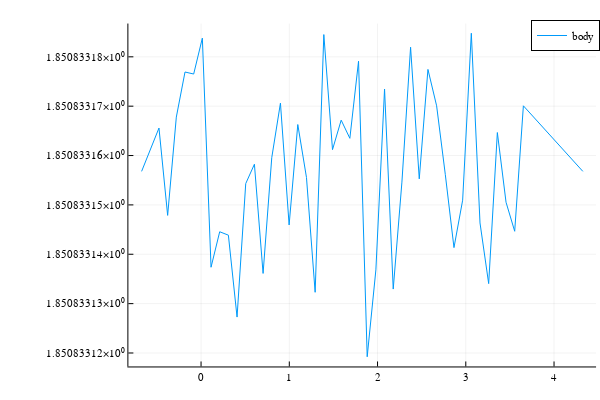
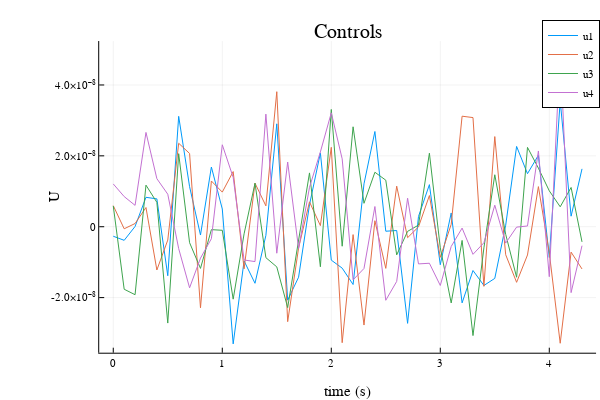

The code cell stored with these charts, in order, in its notebook:
### Code cell
# dynamics parameters 
model = (m1 = 1,  m2 = 1,  m3 = 1,  m4 = 1,  m5 = 1,  m6 = 1,
            l12 = 1, l23 = 1, l34 = 1, l45 = 1, l36 = 1, g = 9.81)

# problem size 
nx = 14 
nu = 4 
tf = 4.4 
dt = 0.1
t_vec = 0:dt:tf 
N = length(t_vec)

# initial and goal states
# determine the fixed joint angles
theta_offset = 20 # determines, how spread out we want the legs

q1 = 280 * (π/180)
q2 = 300 * (π/180)
q3 = 90 * (π/180)
q4 = 250 * (π/180)
q5 = 220 * (π/180)

x0 = - model.l23 * cos(q2) - model.l12 * cos(q1)
y0 = - model.l23 * sin(q2) - model.l12 * sin(q1)

dx0 = dy0 = dq1 = dq2 = dq3 = dq4 = dq5 = 0

# #determine the fixed x and y positions

xic = [ x0;  y0;  q1;  q2;  q3;  q4;  q5; 
        dx0; dy0; dq1; dq2; dq3; dq4; dq5]
dx = 5 # suppose our goal is to move like 5 meters forward
xg = [x0 + dx;  y0;  q1;  q2;  q3;  q4;  q5; 
            dx0; dy0; dq1; dq2; dq3; dq4; dq5]

# index sets 
M1 = vcat([ (i-1)*10      .+ (1:5)   for i = 1:5]...)
M2 = vcat([((i-1)*10 + 5) .+ (1:5)   for i = 1:4]...)
J1 = [5,15,25,35]
J2 = [10,20,30,40]

# reference trajectory 
Xref, Uref = reference_trajectory(model, xic, xg, dt, N, M1, dx, tf)

# animate_walker(Xref, model)

# LQR cost function (tracking Xref, Uref)
# Q = diagm([1; 10; fill(1.0, 5); 1; 10; fill(1.0, 5)]);
# TODO: change this ↓ to maximize cg position along trajectory
Q = diagm(fill(1.0,14))
R = diagm(fill(1e-3,4))
Qf = 1*Q;

# create indexing utilities 
idx = create_idx(nx,nu,N)

# put everything useful in params 
params = (
    model = model, 
    nx = nx,
    nu = nu,
    tf = tf, 
    dt = dt, 
    t_vec = t_vec,
    N = N, 
    M1 = M1, 
    M2 = M2,
    J1 = J1, 
    J2 = J2,
    xic = xic, 
    xg = xg,
    idx = idx,
    Q = Q, R = R, Qf = Qf,
    Xref = Xref, 
    Uref = Uref
)

# TODO: primal bounds (constraint 11)
x_l = -Inf*ones(idx.nz)
x_u =  Inf*ones(idx.nz)

# for i = 1:N
#     x_l[idx.x[i][[2]]] .= 0 
# end

# TODO: inequality constraint bounds
c_l = -Inf*ones(6*N)
c_u = Inf*ones(6*N)

# TODO: initial guess, initialize z0 with the reference Xref, Uref 
z0 = zeros(idx.nz)

for i = 1:N 
    z0[idx.x[i]] = 1*Xref[i]
end
for i = 1:N-1 
    z0[idx.u[i]] = 1*Uref[i]
end

# adding a little noise to the initial guess is a good idea 
z0 = z0 + (1e-3)*randn(idx.nz)

diff_type = :auto 

Z = fmincon(walker_cost,walker_equality_constraint,walker_inequality_constraint,
            x_l,x_u,c_l,c_u,z0,params, diff_type;
            tol = 1e-6, c_tol = 1e-6, max_iters = 10_000, verbose = true)

# pull the X and U solutions out of Z 
X = [Z[idx.x[i]] for i = 1:N]
U = [Z[idx.u[i]] for i = 1:(N-1)]

# ------------plotting--------------
Xm = hcat(X...)
Um = hcat(U...)


animate_walker(X, model)

display(plot(Xm[1,:],Xm[2,:], label = "body"))
display(plot(t_vec[1:end-1], Um',xlabel = "time (s)", ylabel = "U",
                label = ["u1" "u2" "u3" "u4"], title = "Controls"))

### Figure 1 — Plotly figure (JSON) as saved in the notebook; plotly's stock layout.template omitted (floating-point values rounded to 4 significant figures)
{"data": [{"colorbar": {"len": 0.9525, "title": "", "x": 0.9934, "y": 0.5139}, "legendgroup": "body", "line": {"color": "rgba(0, 154, 250, 1.000)", "dash": "solid", "shape": "linear", "width": 1}, "mode": "lines", "name": "body", "showlegend": true, "type": "scatter", "x": [-0.6736, -0.477, -0.3787, -0.2803, -0.182, -0.08369, 0.01464, 0.113, 0.2113, 0.3096, 0.4079, 0.5063, 0.6046, 0.7029, 0.8012, 0.8996, 0.9979, 1.096, 1.195, 1.293, 1.391, 1.49, 1.588, 1.686, 1.785, 1.883, 1.981, 2.079, 2.178, 2.276, 2.374, 2.473, 2.571, 2.669, 2.768, 2.866, 2.964, 3.063, 3.161, 3.259, 3.358, 3.456, 3.554, 3.653, 4.326], "xaxis": "x", "y": [1.851, 1.851, 1.851, 1.851, 1.851, 1.851, 1.851, 1.851, 1.851, 1.851, 1.851, 1.851, 1.851, 1.851, 1.851, 1.851, 1.851, 1.851, 1.851, 1.851, 1.851, 1.851, 1.851, 1.851, 1.851, 1.851, 1.851, 1.851, 1.851, 1.851, 1.851, 1.851, 1.851, 1.851, 1.851, 1.851, 1.851, 1.851, 1.851, 1.851, 1.851, 1.851, 1.851, 1.851, 1.851], "yaxis": "y"}], "layout": {"annotations": [], "height": 400, "legend": {"bgcolor": "rgba(255, 255, 255, 1.000)", "bordercolor": "rgba(0, 0, 0, 1.000)", "borderwidth": 1, "font": {"color": "rgba(0, 0, 0, 1.000)", "family": "sans-serif", "size": 11}, "title": {"font": {"color": "rgba(0, 0, 0, 1.000)", "family": "sans-serif", "size": 15}, "text": ""}, "tracegroupgap": 0, "traceorder": "normal", "x": 1, "xanchor": "auto", "y": 1, "yanchor": "auto"}, "margin": {"b": 20, "l": 0, "r": 0, "t": 20}, "paper_bgcolor": "rgba(255, 255, 255, 1.000)", "plot_bgcolor": "rgba(255, 255, 255, 1.000)", "showlegend": true, "width": 600, "xaxis": {"anchor": "y", "domain": [0.214, 0.9934], "gridcolor": "rgba(0, 0, 0, 0.100)", "gridwidth": 0.5, "linecolor": "rgba(0, 0, 0, 1.000)", "mirror": false, "range": [-0.8236, 4.476], "showgrid": true, "showline": true, "showticklabels": true, "tickangle": 0, "tickcolor": "rgb(0, 0, 0)", "tickfont": {"color": "rgba(0, 0, 0, 1.000)", "family": "sans-serif", "size": 11}, "tickmode": "array", "ticks": "inside", "ticktext": ["0", "1", "2", "3", "4"], "tickvals": [0, 1, 2, 3, 4], "title": "", "titlefont": {"color": "rgba(0, 0, 0, 1.000)", "family": "sans-serif", "size": 15}, "type": "-", "visible": true, "zeroline": false, "zerolinecolor": "rgba(0, 0, 0, 1.000)"}, "yaxis": {"anchor": "x", "domain": [0.03762, 0.9902], "gridcolor": "rgba(0, 0, 0, 0.100)", "gridwidth": 0.5, "linecolor": "rgba(0, 0, 0, 1.000)", "mirror": false, "range": [1.851, 1.851], "showgrid": true, "showline": true, "showticklabels": true, "tickangle": 0, "tickcolor": "rgb(0, 0, 0)", "tickfont": {"color": "rgba(0, 0, 0, 1.000)", "family": "sans-serif", "size": 11}, "tickmode": "array", "ticks": "inside", "ticktext": ["1.85083312×10⁰", "1.85083313×10⁰", "1.85083314×10⁰", "1.85083315×10⁰", "1.85083316×10⁰", "1.85083317×10⁰", "1.85083318×10⁰"], "tickvals": [1.851, 1.851, 1.851, 1.851, 1.851, 1.851, 1.851], "title": "", "titlefont": {"color": "rgba(0, 0, 0, 1.000)", "family": "sans-serif", "size": 15}, "type": "-", "visible": true, "zeroline": false, "zerolinecolor": "rgba(0, 0, 0, 1.000)"}}}

### Figure 2 — Plotly figure (JSON) as saved in the notebook; plotly's stock layout.template omitted (floating-point values rounded to 4 significant figures)
{"data": [{"colorbar": {"len": 0.8657, "title": "", "x": 0.9934, "y": 0.5087}, "legendgroup": "u1", "line": {"color": "rgba(0, 154, 250, 1.000)", "dash": "solid", "shape": "linear", "width": 1}, "mode": "lines", "name": "u1", "showlegend": true, "type": "scatter", "x": [0, 0.1, 0.2, 0.3, 0.4, 0.5, 0.6, 0.7, 0.8, 0.9, 1, 1.1, 1.2, 1.3, 1.4, 1.5, 1.6, 1.7, 1.8, 1.9, 2, 2.1, 2.2, 2.3, 2.4, 2.5, 2.6, 2.7, 2.8, 2.9, 3, 3.1, 3.2, 3.3, 3.4, 3.5, 3.6, 3.7, 3.8, 3.9, 4, 4.1, 4.2, 4.3], "xaxis": "x", "y": [-2.686e-09, -3.836e-09, 7.088e-11, 8.298e-09, 7.858e-09, -1.383e-08, 3.115e-08, 1.13e-08, -2.343e-09, 1.685e-08, 4.997e-09, -3.306e-08, -9.651e-09, -1.596e-08, -2.448e-09, 2.904e-08, -2.071e-08, -1.424e-08, 6.183e-09, 2.082e-08, -9.427e-09, -1.169e-08, -1.63e-08, 1.21e-08, 2.687e-08, -1.27e-09, -1.071e-09, -2.727e-08, 2.891e-09, 1.188e-08, -1.072e-08, 3.876e-09, -2.149e-08, -1.235e-08, -1.658e-08, -1.458e-08, 4.283e-10, 2.266e-08, 1.497e-08, 2.017e-08, -8.678e-09, 3.548e-08, 2.974e-09, 1.632e-08], "yaxis": "y"}, {"colorbar": {"len": 0.8657, "title": "", "x": 0.9934, "y": 0.5087}, "legendgroup": "u2", "line": {"color": "rgba(227, 111, 71, 1.000)", "dash": "solid", "shape": "linear", "width": 1}, "mode": "lines", "name": "u2", "showlegend": true, "type": "scatter", "x": [0, 0.1, 0.2, 0.3, 0.4, 0.5, 0.6, 0.7, 0.8, 0.9, 1, 1.1, 1.2, 1.3, 1.4, 1.5, 1.6, 1.7, 1.8, 1.9, 2, 2.1, 2.2, 2.3, 2.4, 2.5, 2.6, 2.7, 2.8, 2.9, 3, 3.1, 3.2, 3.3, 3.4, 3.5, 3.6, 3.7, 3.8, 3.9, 4, 4.1, 4.2, 4.3], "xaxis": "x", "y": [5.945e-09, -5.831e-10, 9.041e-10, 5.414e-09, -1.221e-08, -3.766e-09, 2.355e-08, 2.067e-08, -2.288e-08, 1.29e-08, 9.77e-09, 1.556e-08, -1.189e-08, 1.23e-08, 5.888e-09, 3.81e-08, -2.679e-08, -5.996e-09, 7.022e-09, 3.081e-10, 2.241e-08, -3.272e-08, -2.224e-09, -2.774e-08, 1.702e-09, -1.175e-08, 1.145e-08, -3.093e-09, -5.807e-11, 8.806e-09, -8.637e-09, 6.74e-10, 3.119e-08, 3.079e-08, -1.681e-08, 2.544e-08, -7.9e-09, -1.569e-08, -7.974e-09, 1.132e-08, -7.371e-09, -3.288e-08, -7.169e-09, -1.192e-08], "yaxis": "y"}, {"colorbar": {"len": 0.8657, "title": "", "x": 0.9934, "y": 0.5087}, "legendgroup": "u3", "line": {"color": "rgba(62, 164, 78, 1.000)", "dash": "solid", "shape": "linear", "width": 1}, "mode": "lines", "name": "u3", "showlegend": true, "type": "scatter", "x": [0, 0.1, 0.2, 0.3, 0.4, 0.5, 0.6, 0.7, 0.8, 0.9, 1, 1.1, 1.2, 1.3, 1.4, 1.5, 1.6, 1.7, 1.8, 1.9, 2, 2.1, 2.2, 2.3, 2.4, 2.5, 2.6, 2.7, 2.8, 2.9, 3, 3.1, 3.2, 3.3, 3.4, 3.5, 3.6, 3.7, 3.8, 3.9, 4, 4.1, 4.2, 4.3], "xaxis": "x", "y": [5.853e-09, -1.764e-08, -1.918e-08, 1.173e-08, 6.882e-09, -2.718e-08, 2.062e-08, -4.505e-09, -1.176e-08, -8.249e-10, -1.007e-09, -2.044e-08, -2.012e-09, 1.227e-08, -8.728e-09, -1.133e-08, -2.283e-08, -3.464e-09, 1.518e-08, -1.13e-08, 3.309e-08, -5.501e-09, 2.82e-08, 6.61e-09, 1.538e-08, 1.313e-08, -7.95e-09, -1.308e-09, 4.583e-10, 2.075e-08, -5.955e-09, -2.151e-08, -3.857e-09, -3.072e-08, -5.97e-09, 1.467e-08, -2.154e-09, -1.426e-08, 2.239e-08, 1.653e-08, 1.012e-08, 5.628e-09, 1.108e-08, -4.277e-09], "yaxis": "y"}, {"colorbar": {"len": 0.8657, "title": "", "x": 0.9934, "y": 0.5087}, "legendgroup": "u4", "line": {"color": "rgba(195, 113, 210, 1.000)", "dash": "solid", "shape": "linear", "width": 1}, "mode": "lines", "name": "u4", "showlegend": true, "type": "scatter", "x": [0, 0.1, 0.2, 0.3, 0.4, 0.5, 0.6, 0.7, 0.8, 0.9, 1, 1.1, 1.2, 1.3, 1.4, 1.5, 1.6, 1.7, 1.8, 1.9, 2, 2.1, 2.2, 2.3, 2.4, 2.5, 2.6, 2.7, 2.8, 2.9, 3, 3.1, 3.2, 3.3, 3.4, 3.5, 3.6, 3.7, 3.8, 3.9, 4, 4.1, 4.2, 4.3], "xaxis": "x", "y": [1.207e-08, 8.51e-09, 6.031e-09, 2.661e-08, 1.356e-08, 9.173e-09, -6.176e-09, -1.724e-08, -8.868e-09, -3.382e-09, 2.313e-08, 1.392e-08, -9.382e-09, -9.837e-09, 3.177e-08, -7.475e-09, 1.826e-08, -6.185e-09, 1.111e-08, 2.111e-08, 3.214e-08, 1.915e-08, -1.5e-08, -1.178e-08, 5.7e-09, -2.075e-08, -1.543e-08, 8.041e-09, -1.049e-08, -1.031e-08, -1.658e-08, -5.575e-09, -3.854e-10, -7.786e-09, -4.523e-09, 6.072e-09, -4.617e-09, -1.137e-10, 2.134e-10, 2.137e-08, -1.41e-08, 4.991e-08, -1.86e-08, -5.356e-09], "yaxis": "y"}], "layout": {"annotations": [{"font": {"color": "rgba(0, 0, 0, 1.000)", "family": "sans-serif", "size": 20}, "rotation": 0, "showarrow": false, "text": "Controls", "x": 0.5794, "xanchor": "center", "xref": "paper", "y": 1, "yanchor": "top", "yref": "paper"}], "height": 400, "legend": {"bgcolor": "rgba(255, 255, 255, 1.000)", "bordercolor": "rgba(0, 0, 0, 1.000)", "borderwidth": 1, "font": {"color": "rgba(0, 0, 0, 1.000)", "family": "sans-serif", "size": 11}, "title": {"font": {"color": "rgba(0, 0, 0, 1.000)", "family": "sans-serif", "size": 15}, "text": ""}, "tracegroupgap": 0, "traceorder": "normal", "x": 1, "xanchor": "auto", "y": 1, "yanchor": "auto"}, "margin": {"b": 20, "l": 0, "r": 0, "t": 20}, "paper_bgcolor": "rgba(255, 255, 255, 1.000)", "plot_bgcolor": "rgba(255, 255, 255, 1.000)", "showlegend": true, "width": 600, "xaxis": {"anchor": "y", "domain": [0.1654, 0.9934], "gridcolor": "rgba(0, 0, 0, 0.100)", "gridwidth": 0.5, "linecolor": "rgba(0, 0, 0, 1.000)", "mirror": false, "range": [-0.129, 4.429], "showgrid": true, "showline": true, "showticklabels": true, "tickangle": 0, "tickcolor": "rgb(0, 0, 0)", "tickfont": {"color": "rgba(0, 0, 0, 1.000)", "family": "sans-serif", "size": 11}, "tickmode": "array", "ticks": "inside", "ticktext": ["0", "1", "2", "3", "4"], "tickvals": [0, 1, 2, 3, 4], "title": "time (s)", "titlefont": {"color": "rgba(0, 0, 0, 1.000)", "family": "sans-serif", "size": 15}, "type": "-", "visible": true, "zeroline": false, "zerolinecolor": "rgba(0, 0, 0, 1.000)"}, "yaxis": {"anchor": "x", "domain": [0.07581, 0.9415], "gridcolor": "rgba(0, 0, 0, 0.100)", "gridwidth": 0.5, "linecolor": "rgba(0, 0, 0, 1.000)", "mirror": false, "range": [-3.555e-08, 5.239e-08], "showgrid": true, "showline": true, "showticklabels": true, "tickangle": 0, "tickcolor": "rgb(0, 0, 0)", "tickfont": {"color": "rgba(0, 0, 0, 1.000)", "family": "sans-serif", "size": 11}, "tickmode": "array", "ticks": "inside", "ticktext": ["-2.0×10⁻⁸", "0", "2.0×10⁻⁸", "4.0×10⁻⁸"], "tickvals": [-2e-08, 0, 2e-08, 4e-08], "title": "U", "titlefont": {"color": "rgba(0, 0, 0, 1.000)", "family": "sans-serif", "size": 15}, "type": "-", "visible": true, "zeroline": false, "zerolinecolor": "rgba(0, 0, 0, 1.000)"}}}
